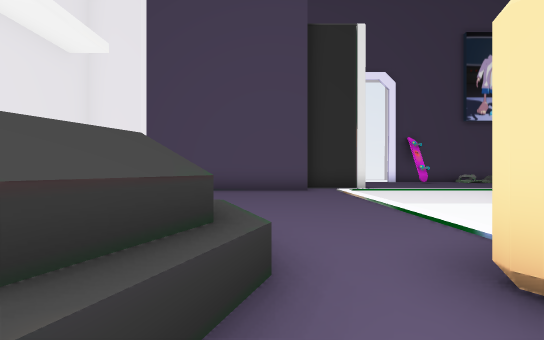
view 1 (above)

18 first-person views from a walk through a 3-D level made in the Godot game engine. The camera is 1.3 m above the floor, looks level and sees 90° across. The floor is counted in squares, 2 m on a side. Each view is taken from the middle of a square. On the plan, view 1 faces up. The plan holds only what a view shows up to about 9 squares ahead; the rest is blank. The place goes on beyond the plan. Characters and animated objects are not drawn.

view 2
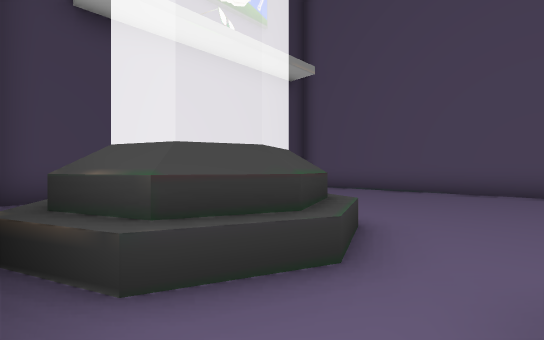

view 3
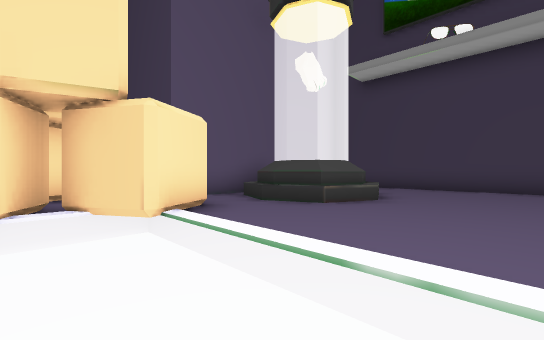

view 4
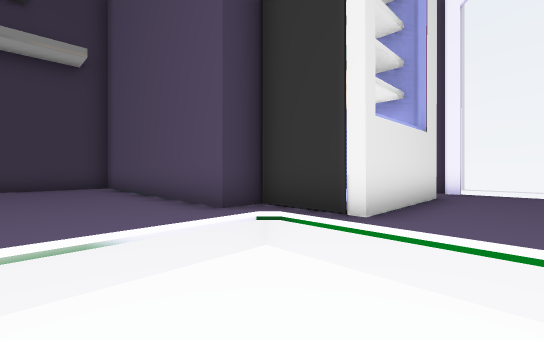

view 5
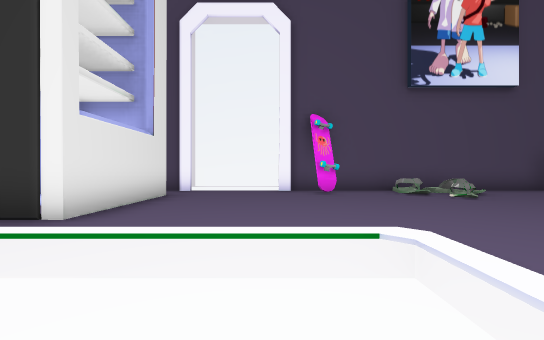

view 6
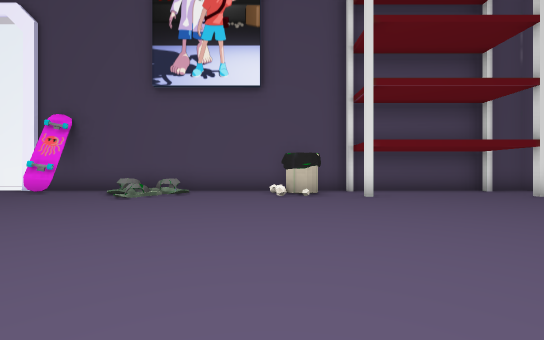

view 7
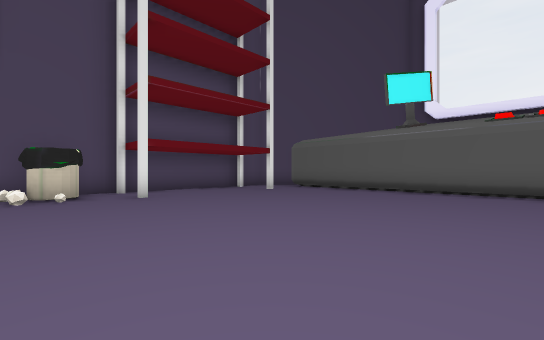

view 8
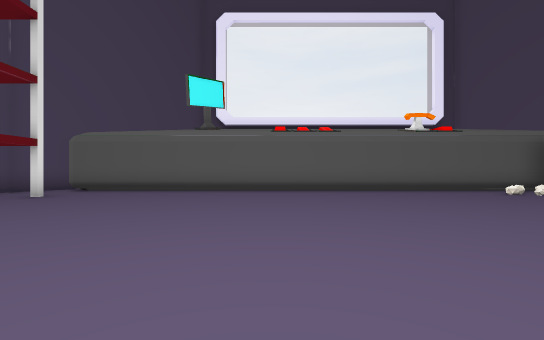

view 9
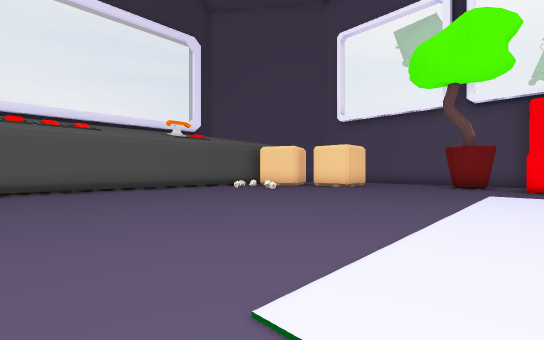

view 10
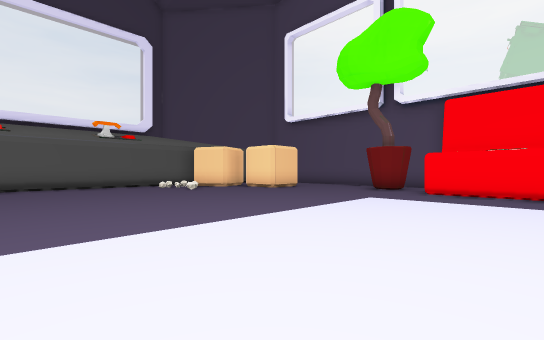

view 11
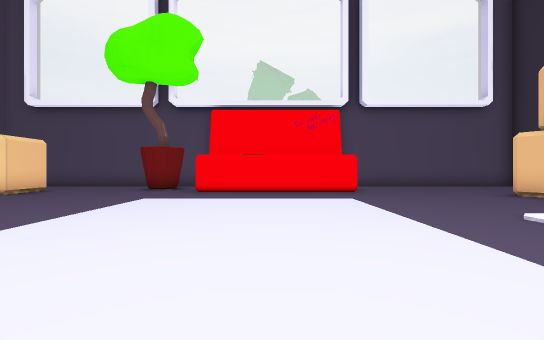

view 12
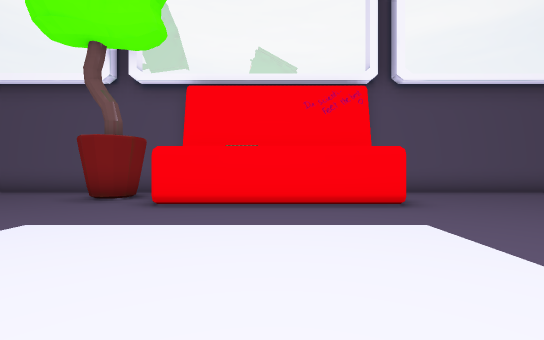

view 13
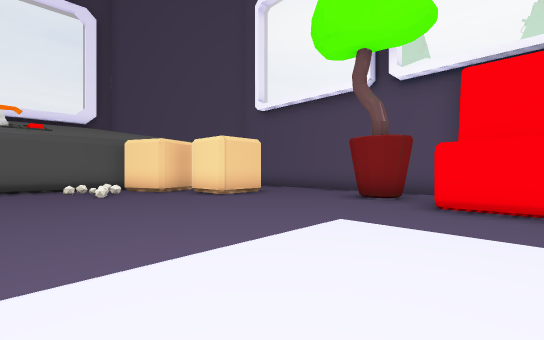

view 14
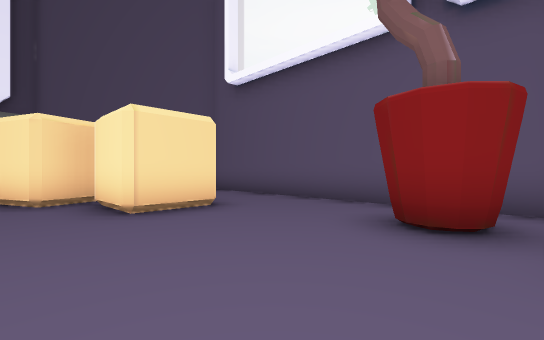

view 15
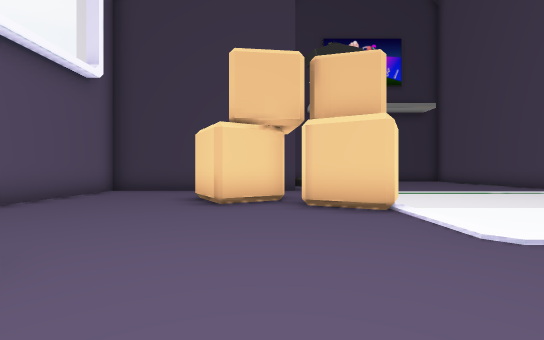

view 16
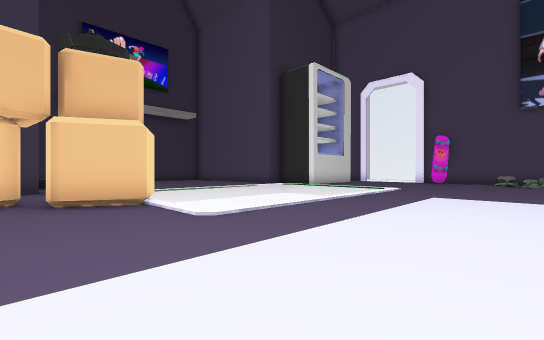

view 17
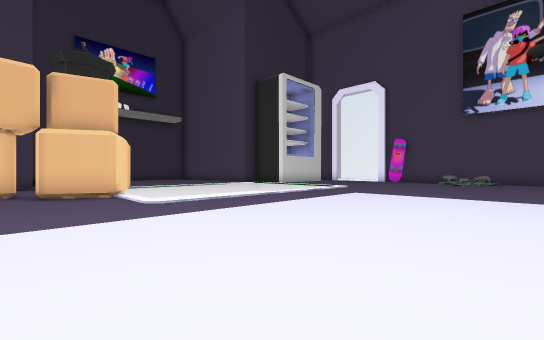

view 18
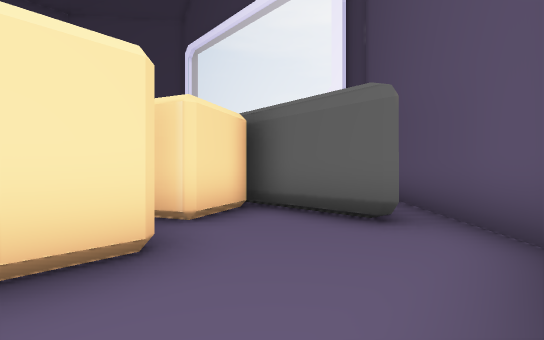

### Floor plan
Points are (right, up) in squares from view 1. A wall is a line through its corners. A room is listed if a view was taken in it or the views show most of it. See-through windows are left out.
Room 1 (views 1, 2)
walls: (1.1, -0.1) (1.1, -0.6); (-2.1, -0.2) (0.2, -0.2); (-0.8, 2.7) (-0.4, 1.7) (-0.8, 0.7) (-1.8, 0.2)
low walls: (-0.5, 2.9) (0, 1.7) (-0.5, 0.4) (-1.6, 0)
ways out: opening at (0.5, 1.5) to room 2; opening at (2, -1) to room 2
Room 2 (views 3, 4, 5, 6, 7, 8, 9, 10, 11, 12, 13, 14, 15, 16, 17, 18)
walls: (4.2, 1.7) (5.6, 1) (4.8, -0.5); (8.4, -3.2) (13.4, -3.2); (3.4, 0.4) (4, 1.5); (4, -0.7) (4.8, -2.1) (3.4, -2.9); (14.4, -4.2) (14.9, -4) (15.2, -4.1); (14.8, 13.2) (14.5, 13.3); (1.3, 1.6) (2.6, 2.4) (3.4, 1.1); (15.1, 13.2) (14.6, 13.2) (14.3, 13.7); (18.3, -3.8) (18.2, -2.3) (19.7, -2.2); (15.5, -6.2) (21.6, -6.2); (19.9, -3.8) (18.9, -3.9); (3.3, 13) (3.3, 9.5) (1.1, 9.5) (1.1, 8.7) (-5, 8.7); (1.1, -3.4) (1.1, -6.2) (7, -6.2); (22.1, -2.3) (20.7, -2.9) (20, -1.4) (21.5, -0.8); (-1.8, 3.1) (-0.8, 2.7); (3.5, 14.6) (2.6, 14.6); (22.3, -4.7) (22.3, 13.1); (22.1, -6.1) (24.6, -4.1); (23.1, 13.7) (21.9, 14.6) (6.1, 14.6); (-5.8, 1.1) (-5.8, 0); (-5.8, 8) (-5.8, 3.1)
low walls: (-1.8, 3.5) (-0.5, 2.9)
ways out: opening at (0.5, 1.5) to room 1; opening at (2, -1) to room 1; opening at (14, -4.5); opening at (15, -6); gap at (21, 14)

Positions as (right, up) in squares from view 1, and headings:
1: (0, 0), facing up
2: (1, 0), facing up-left
3: (4, 6), facing down-left
4: (5, 6), facing up-left
5: (6, 6), facing up
6: (14, 6), facing up
7: (14, 6), facing up-right
8: (14, 7), facing right
9: (13, 7), facing down-right
10: (11, 5), facing down-right
11: (11, 5), facing down
12: (11, 2), facing down
13: (12, 2), facing down-right
14: (14, -1), facing down-right
15: (10, -1), facing left
16: (11, -1), facing up-left
17: (13, -1), facing up-left
18: (19, -6), facing up-right
